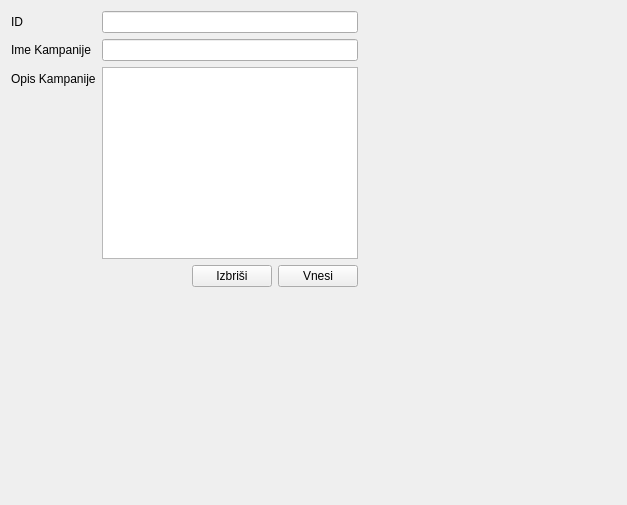
<?xml version="1.0" encoding="UTF-8"?>
<ui version="4.0">
 <class>add_campaign</class>
 <widget class="QWidget" name="add_campaign">
  <property name="geometry">
   <rect>
    <x>0</x>
    <y>0</y>
    <width>627</width>
    <height>505</height>
   </rect>
  </property>
  <property name="windowTitle">
   <string>Form</string>
  </property>
  <layout class="QHBoxLayout" name="horizontalLayout_2">
   <item>
    <layout class="QVBoxLayout" name="verticalLayout">
     <item>
      <layout class="QFormLayout" name="formLayout">
       <item row="1" column="1">
        <widget class="QLineEdit" name="txt_campaign_id"/>
       </item>
       <item row="2" column="1">
        <widget class="QLineEdit" name="txt_campaign_name"/>
       </item>
       <item row="1" column="0">
        <widget class="QLabel" name="label">
         <property name="text">
          <string>ID</string>
         </property>
        </widget>
       </item>
       <item row="2" column="0">
        <widget class="QLabel" name="label_2">
         <property name="text">
          <string>Ime Kampanije</string>
         </property>
        </widget>
       </item>
       <item row="3" column="0">
        <widget class="QLabel" name="label_3">
         <property name="text">
          <string>Opis Kampanije</string>
         </property>
        </widget>
       </item>
       <item row="3" column="1">
        <widget class="QTextEdit" name="txt_campaign_description"/>
       </item>
      </layout>
     </item>
     <item>
      <layout class="QHBoxLayout" name="horizontalLayout">
       <item>
        <spacer name="horizontalSpacer">
         <property name="orientation">
          <enum>Qt::Horizontal</enum>
         </property>
         <property name="sizeHint" stdset="0">
          <size>
           <width>40</width>
           <height>20</height>
          </size>
         </property>
        </spacer>
       </item>
       <item>
        <widget class="QPushButton" name="btn_delete">
         <property name="text">
          <string>Izbriši</string>
         </property>
        </widget>
       </item>
       <item>
        <widget class="QPushButton" name="btn_save">
         <property name="text">
          <string>Vnesi</string>
         </property>
        </widget>
       </item>
      </layout>
     </item>
     <item>
      <spacer name="verticalSpacer">
       <property name="orientation">
        <enum>Qt::Vertical</enum>
       </property>
       <property name="sizeHint" stdset="0">
        <size>
         <width>20</width>
         <height>40</height>
        </size>
       </property>
      </spacer>
     </item>
    </layout>
   </item>
   <item>
    <spacer name="horizontalSpacer_2">
     <property name="orientation">
      <enum>Qt::Horizontal</enum>
     </property>
     <property name="sizeHint" stdset="0">
      <size>
       <width>255</width>
       <height>20</height>
      </size>
     </property>
    </spacer>
   </item>
  </layout>
 </widget>
 <tabstops>
  <tabstop>txt_campaign_id</tabstop>
  <tabstop>txt_campaign_name</tabstop>
  <tabstop>txt_campaign_description</tabstop>
  <tabstop>btn_save</tabstop>
 </tabstops>
 <resources/>
 <connections/>
</ui>
